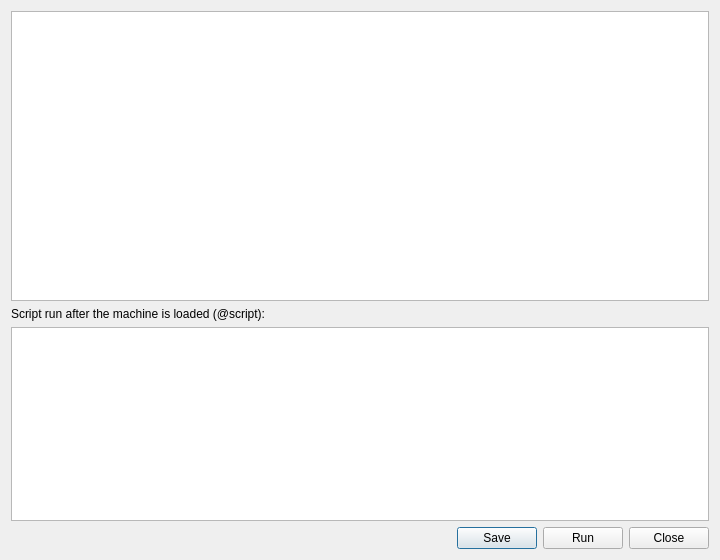
<?xml version="1.0" encoding="UTF-8"?>
<ui version="4.0">
 <class>ExtEditorWindow</class>
 <widget class="QDialog" name="ExtEditorWindow">
  <property name="geometry">
   <rect>
    <x>0</x>
    <y>0</y>
    <width>720</width>
    <height>560</height>
   </rect>
  </property>
  <property name="windowTitle">
   <string>Configuration editor</string>
  </property>
  <layout class="QVBoxLayout" name="verticalLayout" stretch="3,0,2,0">
   <item>
    <widget class="QTableWidget" name="table">
     <property name="columnCount">
      <number>2</number>
     </property>
     <attribute name="horizontalHeaderVisible">
      <bool>false</bool>
     </attribute>
     <attribute name="horizontalHeaderStretchLastSection">
      <bool>true</bool>
     </attribute>
     <attribute name="verticalHeaderVisible">
      <bool>false</bool>
     </attribute>
     <column/>
     <column/>
    </widget>
   </item>
   <item>
    <widget class="QLabel" name="scriptLabel">
     <property name="text">
      <string>Script run after the machine is loaded (@script):</string>
     </property>
    </widget>
   </item>
   <item>
    <widget class="QPlainTextEdit" name="scriptEdit"/>
   </item>
   <item>
    <layout class="QHBoxLayout" name="buttonLayout">
     <item>
      <spacer name="buttonSpacer">
       <property name="orientation">
        <enum>Qt::Orientation::Horizontal</enum>
       </property>
       <property name="sizeHint" stdset="0">
        <size>
         <width>40</width>
         <height>20</height>
        </size>
       </property>
      </spacer>
     </item>
     <item>
      <widget class="QPushButton" name="saveButton">
       <property name="text">
        <string>Save</string>
       </property>
      </widget>
     </item>
     <item>
      <widget class="QPushButton" name="runButton">
       <property name="text">
        <string>Run</string>
       </property>
      </widget>
     </item>
     <item>
      <widget class="QPushButton" name="cancelButton">
       <property name="text">
        <string>Close</string>
       </property>
      </widget>
     </item>
    </layout>
   </item>
  </layout>
 </widget>
 <resources/>
 <connections/>
</ui>
